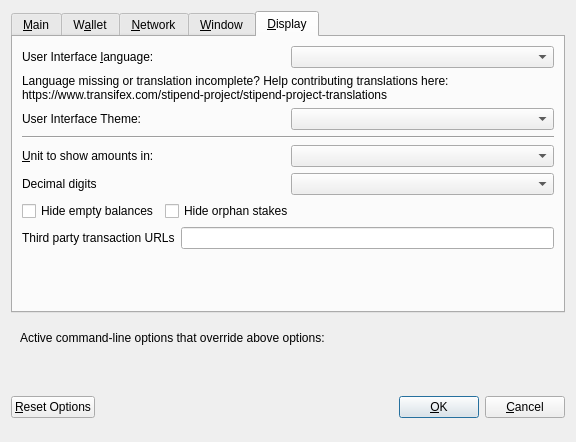
<?xml version="1.0" encoding="UTF-8"?>
<ui version="4.0">
 <class>OptionsDialog</class>
 <widget class="QDialog" name="OptionsDialog">
  <property name="geometry">
   <rect>
    <x>0</x>
    <y>0</y>
    <width>576</width>
    <height>442</height>
   </rect>
  </property>
  <property name="windowTitle">
   <string>Options</string>
  </property>
  <property name="modal">
   <bool>true</bool>
  </property>
  <layout class="QVBoxLayout" name="verticalLayout">
   <item>
    <widget class="QTabWidget" name="tabWidget">
     <property name="currentIndex">
      <number>4</number>
     </property>
     <widget class="QWidget" name="tabMain">
      <attribute name="title">
       <string>&amp;Main</string>
      </attribute>
      <layout class="QVBoxLayout" name="verticalLayout_Main">
       <item>
        <widget class="QCheckBox" name="bitcoinAtStartup">
         <property name="toolTip">
          <string>Automatically start Stipend after logging in to the system.</string>
         </property>
         <property name="text">
          <string>&amp;Start Stipend on system login</string>
         </property>
        </widget>
       </item>
       <item>
        <layout class="QHBoxLayout" name="horizontalLayout_2_Main">
         <item>
          <widget class="QLabel" name="databaseCacheLabel">
           <property name="text">
            <string>Size of &amp;database cache</string>
           </property>
           <property name="textFormat">
            <enum>Qt::PlainText</enum>
           </property>
           <property name="buddy">
            <cstring>databaseCache</cstring>
           </property>
          </widget>
         </item>
         <item>
          <widget class="QSpinBox" name="databaseCache"/>
         </item>
         <item>
          <widget class="QLabel" name="databaseCacheUnitLabel">
           <property name="text">
            <string>MB</string>
           </property>
           <property name="textFormat">
            <enum>Qt::PlainText</enum>
           </property>
          </widget>
         </item>
         <item>
          <spacer name="horizontalSpacer_2_Main">
           <property name="orientation">
            <enum>Qt::Horizontal</enum>
           </property>
           <property name="sizeHint" stdset="0">
            <size>
             <width>40</width>
             <height>20</height>
            </size>
           </property>
          </spacer>
         </item>
        </layout>
       </item>
       <item>
        <layout class="QHBoxLayout" name="horizontalLayout_3_Main">
         <item>
          <widget class="QLabel" name="threadsScriptVerifLabel">
           <property name="text">
            <string>Number of script &amp;verification threads</string>
           </property>
           <property name="textFormat">
            <enum>Qt::PlainText</enum>
           </property>
           <property name="buddy">
            <cstring>threadsScriptVerif</cstring>
           </property>
          </widget>
         </item>
         <item>
          <widget class="QSpinBox" name="threadsScriptVerif">
           <property name="toolTip">
            <string>(0 = auto, &lt;0 = leave that many cores free)</string>
           </property>
          </widget>
         </item>
         <item>
          <spacer name="horizontalSpacer_3_Main">
           <property name="orientation">
            <enum>Qt::Horizontal</enum>
           </property>
           <property name="sizeHint" stdset="0">
            <size>
             <width>40</width>
             <height>20</height>
            </size>
           </property>
          </spacer>
         </item>
        </layout>
       </item>
       <item>
        <spacer name="verticalSpacer_2">
         <property name="orientation">
          <enum>Qt::Vertical</enum>
         </property>
         <property name="sizeHint" stdset="0">
          <size>
           <width>20</width>
           <height>40</height>
          </size>
         </property>
        </spacer>
       </item>
       <item>
        <widget class="QCheckBox" name="checkBoxZeromintEnable">
         <property name="toolTip">
          <string>Enable automatic minting of SPD units to zSPD</string>
         </property>
         <property name="layoutDirection">
          <enum>Qt::LeftToRight</enum>
         </property>
         <property name="text">
          <string>Enable zSPD Automint</string>
         </property>
        </widget>
       </item>
       <item>
        <layout class="QHBoxLayout" name="horizontalLayout_3">
         <item>
          <widget class="QLabel" name="percentage_label">
           <property name="toolTip">
            <string>Percentage of incoming SPD which get automatically converted to zSPD via Zerocoin Protocol (min: 10%)</string>
           </property>
           <property name="text">
            <string>Percentage of autominted zSPD</string>
           </property>
          </widget>
         </item>
         <item>
          <widget class="QSpinBox" name="zeromintPercentage">
           <property name="minimum">
            <number>1</number>
           </property>
           <property name="maximum">
            <number>100</number>
           </property>
          </widget>
         </item>
        </layout>
       </item>
       <item>
        <layout class="QHBoxLayout" name="horizontalLayout" stretch="0,0">
         <property name="sizeConstraint">
          <enum>QLayout::SetFixedSize</enum>
         </property>
         <item>
          <widget class="QLabel" name="labelPreferredDenom">
           <property name="maximumSize">
            <size>
             <width>16777215</width>
             <height>16777215</height>
            </size>
           </property>
           <property name="toolTip">
            <string>Wait with automatic conversion to Zerocoin until enough SPD for this denomination is available</string>
           </property>
           <property name="text">
            <string>Preferred Automint zSPD Denomination</string>
           </property>
          </widget>
         </item>
         <item>
          <widget class="QComboBox" name="preferredDenom">
           <property name="maximumSize">
            <size>
             <width>16777215</width>
             <height>27</height>
            </size>
           </property>
           <property name="toolTip">
            <string>Wait with automatic conversion to Zerocoin until enough SPD for this denomination is available</string>
           </property>
           <property name="maxVisibleItems">
            <number>9</number>
           </property>
           <property name="maxCount">
            <number>9</number>
           </property>
          </widget>
         </item>
        </layout>
       </item>
      </layout>
     </widget>
     <widget class="QWidget" name="tabWallet">
      <attribute name="title">
       <string>W&amp;allet</string>
      </attribute>
      <layout class="QVBoxLayout" name="verticalLayout_Wallet">
       <item>
        <layout class="QHBoxLayout" name="horizontalLayout_2_Wallet">
         <item>
          <widget class="QLabel" name="labelStakeSplitThresholdText">
           <property name="text">
            <string>Stake split threshold:</string>
           </property>
          </widget>
         </item>
         <item>
          <widget class="QSpinBox" name="spinBoxStakeSplitThreshold">
           <property name="minimum">
            <number>1</number>
           </property>
           <property name="maximum">
            <number>999999</number>
           </property>
          </widget>
         </item>
        </layout>
       </item>
       <item>
        <widget class="QGroupBox" name="groupBox">
         <property name="title">
          <string>Expert</string>
         </property>
         <layout class="QVBoxLayout" name="verticalLayout_2">
          <item>
           <widget class="QCheckBox" name="coinControlFeatures">
            <property name="toolTip">
             <string>Whether to show coin control features or not.</string>
            </property>
            <property name="text">
             <string>Enable coin &amp;control features</string>
            </property>
           </widget>
          </item>
          <item>
           <widget class="QCheckBox" name="showMasternodesTab">
            <property name="toolTip">
             <string>Show additional tab listing all your masternodes in first sub-tab&lt;br/&gt;and all masternodes on the network in second sub-tab.</string>
            </property>
            <property name="text">
             <string>Show Masternodes Tab</string>
            </property>
           </widget>
          </item>
          <item>
           <widget class="QCheckBox" name="spendZeroConfChange">
            <property name="toolTip">
             <string>If you disable the spending of unconfirmed change, the change from a transaction&lt;br/&gt;cannot be used until that transaction has at least one confirmation.&lt;br/&gt;This also affects how your balance is computed.</string>
            </property>
            <property name="text">
             <string>&amp;Spend unconfirmed change</string>
            </property>
           </widget>
          </item>
         </layout>
        </widget>
       </item>
       <item>
        <spacer name="verticalSpacer_Wallet">
         <property name="orientation">
          <enum>Qt::Vertical</enum>
         </property>
         <property name="sizeHint" stdset="0">
          <size>
           <width>20</width>
           <height>40</height>
          </size>
         </property>
        </spacer>
       </item>
      </layout>
     </widget>
     <widget class="QWidget" name="tabNetwork">
      <attribute name="title">
       <string>&amp;Network</string>
      </attribute>
      <layout class="QVBoxLayout" name="verticalLayout_Network">
       <item>
        <widget class="QCheckBox" name="mapPortUpnp">
         <property name="toolTip">
          <string>Automatically open the Stipend client port on the router. This only works when your router supports UPnP and it is enabled.</string>
         </property>
         <property name="text">
          <string>Map port using &amp;UPnP</string>
         </property>
        </widget>
       </item>
       <item>
        <widget class="QCheckBox" name="allowIncoming">
         <property name="toolTip">
          <string>Accept connections from outside</string>
         </property>
         <property name="text">
          <string>Allow incoming connections</string>
         </property>
        </widget>
       </item>
       <item>
        <widget class="QCheckBox" name="connectSocks">
         <property name="toolTip">
          <string>Connect to the Stipend network through a SOCKS5 proxy.</string>
         </property>
         <property name="text">
          <string>&amp;Connect through SOCKS5 proxy (default proxy):</string>
         </property>
        </widget>
       </item>
       <item>
        <layout class="QHBoxLayout" name="horizontalLayout_1_Network">
         <item>
          <widget class="QLabel" name="proxyIpLabel">
           <property name="text">
            <string>Proxy &amp;IP:</string>
           </property>
           <property name="textFormat">
            <enum>Qt::PlainText</enum>
           </property>
           <property name="buddy">
            <cstring>proxyIp</cstring>
           </property>
          </widget>
         </item>
         <item>
          <widget class="QValidatedLineEdit" name="proxyIp">
           <property name="minimumSize">
            <size>
             <width>140</width>
             <height>0</height>
            </size>
           </property>
           <property name="maximumSize">
            <size>
             <width>140</width>
             <height>16777215</height>
            </size>
           </property>
           <property name="toolTip">
            <string>IP address of the proxy (e.g. IPv4: 127.0.0.1 / IPv6: ::1)</string>
           </property>
          </widget>
         </item>
         <item>
          <widget class="QLabel" name="proxyPortLabel">
           <property name="text">
            <string>&amp;Port:</string>
           </property>
           <property name="textFormat">
            <enum>Qt::PlainText</enum>
           </property>
           <property name="buddy">
            <cstring>proxyPort</cstring>
           </property>
          </widget>
         </item>
         <item>
          <widget class="QLineEdit" name="proxyPort">
           <property name="minimumSize">
            <size>
             <width>55</width>
             <height>0</height>
            </size>
           </property>
           <property name="maximumSize">
            <size>
             <width>55</width>
             <height>16777215</height>
            </size>
           </property>
           <property name="toolTip">
            <string>Port of the proxy (e.g. 9050)</string>
           </property>
          </widget>
         </item>
         <item>
          <spacer name="horizontalSpacer_1_Network">
           <property name="orientation">
            <enum>Qt::Horizontal</enum>
           </property>
           <property name="sizeHint" stdset="0">
            <size>
             <width>40</width>
             <height>20</height>
            </size>
           </property>
          </spacer>
         </item>
        </layout>
       </item>
       <item>
        <spacer name="verticalSpacer_Network">
         <property name="orientation">
          <enum>Qt::Vertical</enum>
         </property>
         <property name="sizeHint" stdset="0">
          <size>
           <width>20</width>
           <height>40</height>
          </size>
         </property>
        </spacer>
       </item>
      </layout>
     </widget>
     <widget class="QWidget" name="tabWindow">
      <attribute name="title">
       <string>&amp;Window</string>
      </attribute>
      <layout class="QVBoxLayout" name="verticalLayout_Window">
       <item>
        <widget class="QCheckBox" name="minimizeToTray">
         <property name="toolTip">
          <string>Show only a tray icon after minimizing the window.</string>
         </property>
         <property name="text">
          <string>&amp;Minimize to the tray instead of the taskbar</string>
         </property>
        </widget>
       </item>
       <item>
        <widget class="QCheckBox" name="minimizeOnClose">
         <property name="toolTip">
          <string>Minimize instead of exit the application when the window is closed. When this option is enabled, the application will be closed only after selecting Quit in the menu.</string>
         </property>
         <property name="text">
          <string>M&amp;inimize on close</string>
         </property>
        </widget>
       </item>
       <item>
        <spacer name="verticalSpacer_Window">
         <property name="orientation">
          <enum>Qt::Vertical</enum>
         </property>
         <property name="sizeHint" stdset="0">
          <size>
           <width>20</width>
           <height>40</height>
          </size>
         </property>
        </spacer>
       </item>
      </layout>
     </widget>
     <widget class="QWidget" name="tabDisplay">
      <attribute name="title">
       <string>&amp;Display</string>
      </attribute>
      <layout class="QVBoxLayout" name="verticalLayout_Display">
       <item>
        <layout class="QHBoxLayout" name="horizontalLayout_1_Display">
         <item>
          <widget class="QLabel" name="langLabel">
           <property name="text">
            <string>User Interface &amp;language:</string>
           </property>
           <property name="textFormat">
            <enum>Qt::PlainText</enum>
           </property>
           <property name="buddy">
            <cstring>lang</cstring>
           </property>
          </widget>
         </item>
         <item>
          <widget class="QValueComboBox" name="lang">
           <property name="toolTip">
            <string>The user interface language can be set here. This setting will take effect after restarting Stipend.</string>
           </property>
          </widget>
         </item>
        </layout>
       </item>
       <item>
        <widget class="QLabel" name="label_3">
         <property name="toolTip">
          <string notr="true"/>
         </property>
         <property name="statusTip">
          <string notr="true"/>
         </property>
         <property name="whatsThis">
          <string notr="true"/>
         </property>
         <property name="accessibleName">
          <string notr="true"/>
         </property>
         <property name="text">
          <string>Language missing or translation incomplete? Help contributing translations here:
https://www.transifex.com/stipend-project/stipend-project-translations</string>
         </property>
         <property name="wordWrap">
          <bool>true</bool>
         </property>
         <property name="openExternalLinks">
          <bool>true</bool>
         </property>
         <property name="textInteractionFlags">
          <set>Qt::TextBrowserInteraction</set>
         </property>
        </widget>
       </item>
       <item>
        <layout class="QHBoxLayout" name="horizontalLayout_2_Display" stretch="0,0">
         <item>
          <widget class="QLabel" name="themeLabel">
           <property name="text">
            <string>User Interface Theme:</string>
           </property>
          </widget>
         </item>
         <item>
          <widget class="QValueComboBox" name="theme"/>
         </item>
        </layout>
       </item>
       <item>
        <widget class="Line" name="line">
         <property name="orientation">
          <enum>Qt::Horizontal</enum>
         </property>
        </widget>
       </item>
       <item>
        <layout class="QHBoxLayout" name="horizontalLayout_3_Display">
         <item>
          <widget class="QLabel" name="unitLabel">
           <property name="text">
            <string>&amp;Unit to show amounts in:</string>
           </property>
           <property name="textFormat">
            <enum>Qt::PlainText</enum>
           </property>
           <property name="buddy">
            <cstring>unit</cstring>
           </property>
          </widget>
         </item>
         <item>
          <widget class="QValueComboBox" name="unit">
           <property name="toolTip">
            <string>Choose the default subdivision unit to show in the interface and when sending coins.</string>
           </property>
          </widget>
         </item>
        </layout>
       </item>
       <item>
        <layout class="QHBoxLayout" name="horizontalLayout_4_Display">
         <item>
          <widget class="QLabel" name="digitsLabel">
           <property name="text">
            <string>Decimal digits</string>
           </property>
          </widget>
         </item>
         <item>
          <widget class="QValueComboBox" name="digits"/>
         </item>
        </layout>
       </item>
       <item>
        <layout class="QHBoxLayout" name="horizontalLayout_5_Display">
         <item>
          <widget class="QCheckBox" name="checkBoxHideZeroBalances">
           <property name="toolTip">
            <string>Hide empty balances</string>
           </property>
           <property name="layoutDirection">
            <enum>Qt::LeftToRight</enum>
           </property>
           <property name="text">
            <string>Hide empty balances</string>
           </property>
          </widget>
         </item>
         <item>
          <widget class="QCheckBox" name="checkBoxHideOrphans">
           <property name="toolTip">
            <string>Hide orphan stakes in transaction lists</string>
           </property>
           <property name="text">
            <string>Hide orphan stakes</string>
           </property>
          </widget>
         </item>
         <item>
          <spacer name="horizontalSpacer">
           <property name="orientation">
            <enum>Qt::Horizontal</enum>
           </property>
           <property name="sizeHint" stdset="0">
            <size>
             <width>40</width>
             <height>20</height>
            </size>
           </property>
          </spacer>
         </item>
        </layout>
       </item>
       <item>
        <layout class="QHBoxLayout" name="horizontalLayout_6_Display">
         <item>
          <widget class="QLabel" name="thirdPartyTxUrlsLabel">
           <property name="toolTip">
            <string>Third party URLs (e.g. a block explorer) that appear in the transactions tab as context menu items. %s in the URL is replaced by transaction hash. Multiple URLs are separated by vertical bar |.</string>
           </property>
           <property name="text">
            <string>Third party transaction URLs</string>
           </property>
           <property name="buddy">
            <cstring>thirdPartyTxUrls</cstring>
           </property>
          </widget>
         </item>
         <item>
          <widget class="QLineEdit" name="thirdPartyTxUrls">
           <property name="toolTip">
            <string>Third party URLs (e.g. a block explorer) that appear in the transactions tab as context menu items. %s in the URL is replaced by transaction hash. Multiple URLs are separated by vertical bar |.</string>
           </property>
          </widget>
         </item>
        </layout>
       </item>
       <item>
        <spacer name="verticalSpacer">
         <property name="orientation">
          <enum>Qt::Vertical</enum>
         </property>
         <property name="sizeHint" stdset="0">
          <size>
           <width>20</width>
           <height>40</height>
          </size>
         </property>
        </spacer>
       </item>
      </layout>
     </widget>
    </widget>
   </item>
   <item>
    <widget class="QFrame" name="frame">
     <layout class="QVBoxLayout" name="verticalLayout_Bottom">
      <item>
       <layout class="QHBoxLayout" name="horizontalLayout_Bottom">
        <item>
         <widget class="QLabel" name="overriddenByCommandLineInfoLabel">
          <property name="text">
           <string>Active command-line options that override above options:</string>
          </property>
          <property name="textFormat">
           <enum>Qt::PlainText</enum>
          </property>
         </widget>
        </item>
        <item>
         <spacer name="horizontalSpacer_Bottom">
          <property name="orientation">
           <enum>Qt::Horizontal</enum>
          </property>
          <property name="sizeHint" stdset="0">
           <size>
            <width>40</width>
            <height>20</height>
           </size>
          </property>
         </spacer>
        </item>
       </layout>
      </item>
      <item>
       <widget class="QLabel" name="overriddenByCommandLineLabel">
        <property name="text">
         <string/>
        </property>
        <property name="textFormat">
         <enum>Qt::PlainText</enum>
        </property>
        <property name="wordWrap">
         <bool>true</bool>
        </property>
       </widget>
      </item>
     </layout>
    </widget>
   </item>
   <item>
    <layout class="QHBoxLayout" name="horizontalLayout_Buttons">
     <item>
      <widget class="QPushButton" name="resetButton">
       <property name="toolTip">
        <string>Reset all client options to default.</string>
       </property>
       <property name="text">
        <string>&amp;Reset Options</string>
       </property>
       <property name="autoDefault">
        <bool>false</bool>
       </property>
      </widget>
     </item>
     <item>
      <spacer name="horizontalSpacer_1">
       <property name="orientation">
        <enum>Qt::Horizontal</enum>
       </property>
       <property name="sizeHint" stdset="0">
        <size>
         <width>40</width>
         <height>48</height>
        </size>
       </property>
      </spacer>
     </item>
     <item>
      <widget class="QLabel" name="statusLabel">
       <property name="minimumSize">
        <size>
         <width>200</width>
         <height>0</height>
        </size>
       </property>
       <property name="font">
        <font>
         <weight>75</weight>
         <bold>true</bold>
        </font>
       </property>
       <property name="text">
        <string/>
       </property>
       <property name="textFormat">
        <enum>Qt::PlainText</enum>
       </property>
       <property name="wordWrap">
        <bool>true</bool>
       </property>
      </widget>
     </item>
     <item>
      <spacer name="horizontalSpacer_2">
       <property name="orientation">
        <enum>Qt::Horizontal</enum>
       </property>
       <property name="sizeHint" stdset="0">
        <size>
         <width>40</width>
         <height>48</height>
        </size>
       </property>
      </spacer>
     </item>
     <item>
      <widget class="QPushButton" name="okButton">
       <property name="text">
        <string>&amp;OK</string>
       </property>
       <property name="autoDefault">
        <bool>false</bool>
       </property>
       <property name="default">
        <bool>true</bool>
       </property>
      </widget>
     </item>
     <item>
      <widget class="QPushButton" name="cancelButton">
       <property name="text">
        <string>&amp;Cancel</string>
       </property>
       <property name="autoDefault">
        <bool>false</bool>
       </property>
      </widget>
     </item>
    </layout>
   </item>
  </layout>
 </widget>
 <customwidgets>
  <customwidget>
   <class>QValidatedLineEdit</class>
   <extends>QLineEdit</extends>
   <header>qvalidatedlineedit.h</header>
  </customwidget>
  <customwidget>
   <class>QValueComboBox</class>
   <extends>QComboBox</extends>
   <header>qvaluecombobox.h</header>
  </customwidget>
 </customwidgets>
 <resources/>
 <connections/>
</ui>
